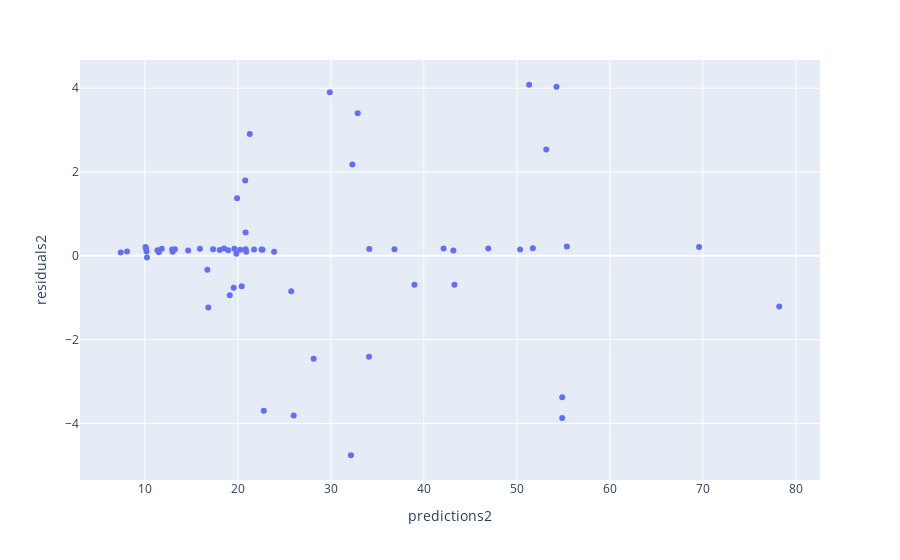

The notebook cell this image was saved under:
### Markdown cell above
And show it:

- `with fig do show using`

### Code cell
fig.show()

#<xml xmlns="https://developers.google.com/blockly/xml"><variables><variable id="w|!1_/S4wRKF4S1`6Xg+">fig</variable></variables><block type="varDoMethod" id="SV]QMDs*p(4s=2tPrl4a" x="8" y="188"><field name="VAR" id="w|!1_/S4wRKF4S1`6Xg+">fig</field><field name="MEMBER">show</field><data>fig:show</data></block></xml>

### Figure 1 — Plotly figure (JSON) as saved in the notebook; plotly's stock layout.template omitted (floating-point values rounded to 4 significant figures)
{"data": [{"hovertemplate": "predictions2=%{x}<br>residuals2=%{y}<extra></extra>", "legendgroup": "", "marker": {"color": "#636efa", "symbol": "circle"}, "mode": "markers", "name": "", "orientation": "v", "showlegend": false, "type": "scatter", "x": [10.12, 10.09, 10.24, 16.73, 19.56, 20.43, 16.83, 19.14, 20.8, 19.85, 21.29, 20.84, 20.84, 19.93, 22.8, 26.01, 29.9, 32.16, 28.16, 25.75, 32.32, 34.11, 32.9, 38.99, 43.29, 51.32, 53.16, 54.27, 54.87, 54.87, 78.21, 10.2, 8.097, 7.42, 11.37, 14.67, 22.66, 13.0, 13.24, 12.95, 11.51, 18.06, 18.97, 15.93, 11.83, 20.91, 18.52, 19.63, 20.26, 17.34, 22.55, 21.75, 36.84, 23.9, 34.14, 43.17, 51.72, 46.93, 50.35, 55.38, 42.13, 69.59], "xaxis": "x", "y": [0.1793, 0.2109, -0.0404, -0.33, -0.7634, -0.7276, -1.232, -0.9419, 1.8, 0.05172, 2.91, 0.1569, 0.5569, 1.372, -3.701, -3.813, 3.904, -4.761, -2.459, -0.8458, 2.179, -2.41, 3.405, -0.6907, -0.6887, 4.084, 2.538, 4.034, -3.375, -3.875, -1.208, 0.1028, 0.1034, 0.07996, 0.1331, 0.1292, 0.1422, 0.09515, 0.1574, 0.1495, 0.08768, 0.1413, 0.1337, 0.1666, 0.1659, 0.094, 0.1754, 0.1699, 0.1416, 0.1558, 0.152, 0.1521, 0.1583, 0.09678, 0.1619, 0.1251, 0.1791, 0.1749, 0.1508, 0.2218, 0.174, 0.2108], "yaxis": "y"}], "layout": {"autosize": true, "legend": {"tracegroupgap": 0}, "margin": {"t": 60}, "xaxis": {"anchor": "y", "autorange": true, "domain": [0, 1], "range": [2.924, 82.7], "title": {"text": "predictions2"}, "type": "linear"}, "yaxis": {"anchor": "x", "autorange": true, "domain": [0, 1], "range": [-5.388, 4.711], "title": {"text": "residuals2"}, "type": "linear"}}}
